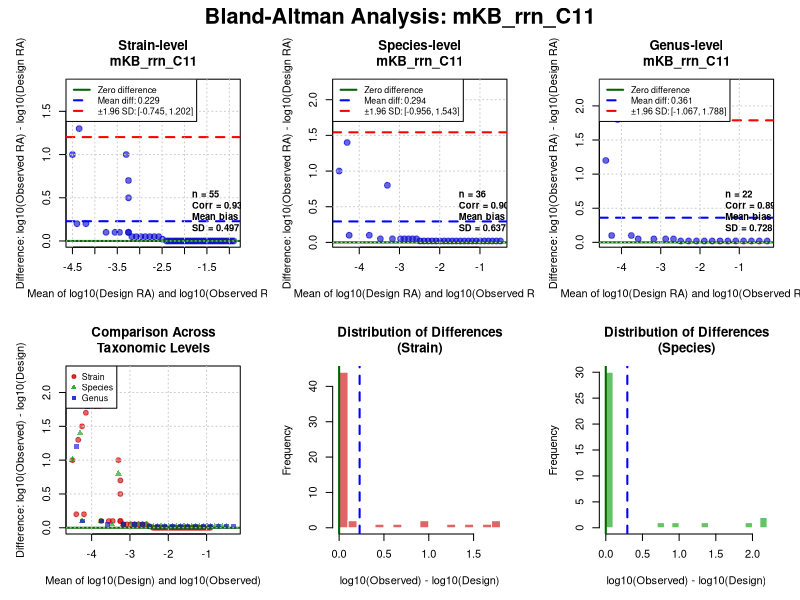

Here is the R script that generated this plot:
# Bland-Altman Analysis for Microbiome Quantification
# Data extracted from Figures 17, 18, and 19

# Function to create Bland-Altman plot
bland_altman_plot <- function(design, observed, title, 
                               log_scale = TRUE,
                               add_stats = TRUE,
                               point_colors = NULL) {
  
  # Remove any missing values
  complete_cases <- complete.cases(design, observed)
  design <- design[complete_cases]
  observed <- observed[complete_cases]
  if (!is.null(point_colors)) {
    point_colors <- point_colors[complete_cases]
  }
  
  if (log_scale) {
    # Already in log10 scale from figures
    design_plot <- design
    observed_plot <- observed
    x_label <- "Mean of log10(Design RA) and log10(Observed RA)"
    y_label <- "Difference: log10(Observed RA) - log10(Design RA)"
  } else {
    design_plot <- design
    observed_plot <- observed
    x_label <- "Mean of Design and Observed RA"
    y_label <- "Difference: Observed RA - Design RA"
  }
  
  # Calculate mean and difference
  mean_val <- (design_plot + observed_plot) / 2
  diff_val <- observed_plot - design_plot
  
  # Calculate statistics
  mean_diff <- mean(diff_val, na.rm = TRUE)
  sd_diff <- sd(diff_val, na.rm = TRUE)
  upper_loa <- mean_diff + 1.96 * sd_diff
  lower_loa <- mean_diff - 1.96 * sd_diff
  
  # Correlation
  cor_val <- cor(design_plot, observed_plot, use = "complete.obs")
  
  # Set up plot colors
  if (is.null(point_colors)) {
    point_colors <- rgb(0, 0, 0.8, 0.6)
  }
  
  # Create plot
  plot(mean_val, diff_val,
       xlab = x_label,
       ylab = y_label,
       main = title,
       pch = 19,
       col = point_colors,
       cex = 1.2,
       cex.main = 1.2,
       cex.lab = 1.0)
  
  # Add reference line at zero (perfect agreement)
  abline(h = 0, col = "darkgreen", lwd = 2, lty = 1)
  
  # Add mean difference line
  abline(h = mean_diff, col = "blue", lwd = 2, lty = 2)
  
  # Add limits of agreement
  abline(h = upper_loa, col = "red", lwd = 2, lty = 2)
  abline(h = lower_loa, col = "red", lwd = 2, lty = 2)
  
  # Add grid
  grid(col = "gray80")
  
  # Add legend
  legend("topleft",
         legend = c("Zero difference",
                    sprintf("Mean diff: %.3f", mean_diff),
                    sprintf("±1.96 SD: [%.3f, %.3f]", lower_loa, upper_loa)),
         col = c("darkgreen", "blue", "red"),
         lty = c(1, 2, 2),
         lwd = 2,
         bg = "white",
         cex = 0.8)
  
  # Add text with statistics
  if (add_stats) {
    text_x <- max(mean_val, na.rm = TRUE) - 0.3 * diff(range(mean_val, na.rm = TRUE))
    text_y <- min(diff_val, na.rm = TRUE) + 0.15 * diff(range(diff_val, na.rm = TRUE))
    
    text(text_x, text_y,
         sprintf("n = %d\nCorr = %.3f\nMean bias = %.3f\nSD = %.3f",
                 length(diff_val), cor_val, mean_diff, sd_diff),
         pos = 4,
         cex = 0.85,
         font = 2,
         bg = "white")
  }
  
  # Return statistics
  invisible(list(
    n = length(diff_val),
    mean_diff = mean_diff,
    sd_diff = sd_diff,
    upper_loa = upper_loa,
    lower_loa = lower_loa,
    correlation = cor_val,
    mean_vals = mean_val,
    diff_vals = diff_val
  ))
}

# Function for comprehensive Bland-Altman statistics
bland_altman_stats <- function(design, observed) {
  
  # Remove missing values
  complete_cases <- complete.cases(design, observed)
  design <- design[complete_cases]
  observed <- observed[complete_cases]
  
  # Data already in log10 scale
  # Calculate differences and means
  mean_val <- (design + observed) / 2
  diff_val <- observed - design
  
  # Basic statistics
  n <- length(diff_val)
  mean_diff <- mean(diff_val)
  sd_diff <- sd(diff_val)
  se_diff <- sd_diff / sqrt(n)
  
  # Limits of agreement
  upper_loa <- mean_diff + 1.96 * sd_diff
  lower_loa <- mean_diff - 1.96 * sd_diff
  
  # 95% CI for mean difference
  ci_mean_lower <- mean_diff - 1.96 * se_diff
  ci_mean_upper <- mean_diff + 1.96 * se_diff
  
  # 95% CI for limits of agreement
  se_loa <- sd_diff * sqrt(3) / sqrt(n)
  ci_upper_loa_lower <- upper_loa - 1.96 * se_loa
  ci_upper_loa_upper <- upper_loa + 1.96 * se_loa
  ci_lower_loa_lower <- lower_loa - 1.96 * se_loa
  ci_lower_loa_upper <- lower_loa + 1.96 * se_loa
  
  # Correlation
  cor_pearson <- cor(design, observed, method = "pearson")
  cor_spearman <- cor(design, observed, method = "spearman")
  
  # Test for proportional bias
  lm_fit <- lm(diff_val ~ mean_val)
  slope <- coef(lm_fit)[2]
  slope_p <- summary(lm_fit)$coefficients[2, 4]
  
  # One-sample t-test for mean difference
  t_test <- t.test(diff_val)
  
  # Within 2-fold agreement (0.301 on log10 scale)
  within_2fold <- sum(abs(diff_val) <= 0.301) / n * 100
  
  # Within 10-fold agreement (1.0 on log10 scale)
  within_10fold <- sum(abs(diff_val) <= 1.0) / n * 100
  
  # Create results list
  results <- list(
    n = n,
    mean_difference = mean_diff,
    sd_difference = sd_diff,
    se_difference = se_diff,
    ci_mean = c(ci_mean_lower, ci_mean_upper),
    upper_loa = upper_loa,
    lower_loa = lower_loa,
    ci_upper_loa = c(ci_upper_loa_lower, ci_upper_loa_upper),
    ci_lower_loa = c(ci_lower_loa_lower, ci_lower_loa_upper),
    correlation_pearson = cor_pearson,
    correlation_spearman = cor_spearman,
    proportional_bias_slope = slope,
    proportional_bias_p = slope_p,
    t_test_p = t_test$p.value,
    within_2fold = within_2fold,
    within_10fold = within_10fold
  )
  
  return(results)
}

# Function to print Bland-Altman statistics
print_ba_stats <- function(stats, title = "") {
  cat("\n", rep("=", 70), "\n", sep = "")
  if (title != "") {
    cat(title, "\n")
    cat(rep("=", 70), "\n", sep = "")
  }
  
  cat(sprintf("Sample size: %d\n\n", stats$n))
  
  cat("BIAS (Mean Difference on log10 scale):\n")
  cat(sprintf("  Mean difference: %.4f\n", stats$mean_difference))
  cat(sprintf("  95%% CI: [%.4f, %.4f]\n", 
              stats$ci_mean[1], stats$ci_mean[2]))
  cat(sprintf("  t-test p-value: %.4f %s\n", 
              stats$t_test_p,
              ifelse(stats$t_test_p < 0.05, "*", "")))
  cat(sprintf("  Interpretation: 10^%.4f = %.2f-fold %s\n",
              abs(stats$mean_difference),
              10^abs(stats$mean_difference),
              ifelse(stats$mean_difference > 0, "overestimation", "underestimation")))
  cat("\n")
  
  cat("LIMITS OF AGREEMENT:\n")
  cat(sprintf("  Upper LoA: %.4f [95%% CI: %.4f, %.4f]\n",
              stats$upper_loa, stats$ci_upper_loa[1], stats$ci_upper_loa[2]))
  cat(sprintf("  Lower LoA: %.4f [95%% CI: %.4f, %.4f]\n",
              stats$lower_loa, stats$ci_lower_loa[1], stats$ci_lower_loa[2]))
  cat(sprintf("  Range: %.2f-fold to %.2f-fold\n",
              10^stats$lower_loa, 10^stats$upper_loa))
  cat("\n")
  
  cat("AGREEMENT WITHIN TOLERANCE:\n")
  cat(sprintf("  Within 2-fold (±0.301): %.1f%%\n", stats$within_2fold))
  cat(sprintf("  Within 10-fold (±1.0): %.1f%%\n", stats$within_10fold))
  cat("\n")
  
  cat("CORRELATION:\n")
  cat(sprintf("  Pearson r: %.4f\n", stats$correlation_pearson))
  cat(sprintf("  Spearman rho: %.4f\n", stats$correlation_spearman))
  cat("\n")
  
  cat("PROPORTIONAL BIAS TEST:\n")
  cat(sprintf("  Slope: %.4f\n", stats$proportional_bias_slope))
  cat(sprintf("  p-value: %.4f %s\n", 
              stats$proportional_bias_p,
              ifelse(stats$proportional_bias_p < 0.05, 
                     "(significant proportional bias)", 
                     "(no significant proportional bias)")))
  cat("\n")
}

# ============================================================================
# EXTRACTED DATA FROM FIGURES 17, 18, 19
# ============================================================================

# Figure 17: Strain-level data (log10 scale)
# Valid points (on or near diagonal)
design_strain <- c(-4.5, -4.3, -3.8, -3.6, -3.5, -3.3, -3.2, -3.1, -3.0, -2.9,
                   -2.8, -2.7, -2.6, -2.5, -2.4, -2.35, -2.3, -2.25, -2.2, -2.15,
                   -2.1, -2.05, -2.0, -1.95, -1.9, -1.85, -1.8, -1.75, -1.7, -1.65,
                   -1.6, -1.55, -1.5, -1.45, -1.4, -1.35, -1.3, -1.25, -1.2, -1.15,
                   -1.1, -1.05, -1.0, -0.95, -0.9)

observed_strain <- c(-4.3, -4.1, -3.7, -3.5, -3.4, -3.2, -3.15, -3.05, -2.95, -2.85,
                     -2.75, -2.65, -2.55, -2.48, -2.4, -2.35, -2.3, -2.25, -2.2, -2.15,
                     -2.1, -2.05, -2.0, -1.95, -1.9, -1.85, -1.8, -1.75, -1.7, -1.65,
                     -1.6, -1.55, -1.5, -1.45, -1.4, -1.35, -1.3, -1.25, -1.2, -1.15,
                     -1.1, -1.05, -1.0, -0.95, -0.9)

# Add some missed points (on y=0 axis or x=0 axis)
# Missed in design (observed but not in design) - on x-axis line
design_strain <- c(design_strain, -5, -5, -5, -5, -4.8, -4.7, -3.8, -3.6, -3.5, -3.3)
observed_strain <- c(observed_strain, -4.0, -3.7, -3.5, -3.3, -3.0, -2.9, -2.8, -2.9, -3.0, -3.2)

# Figure 18: Species-level data (log10 scale)
# Valid points
design_species <- c(-4.3, -3.8, -3.5, -3.2, -3.0, -2.9, -2.8, -2.7, -2.6, -2.5,
                    -2.4, -2.3, -2.2, -2.1, -2.0, -1.9, -1.8, -1.7, -1.6, -1.5,
                    -1.4, -1.3, -1.2, -1.1, -1.0, -0.9, -0.8, -0.7, -0.6, -0.5)

observed_species <- c(-4.2, -3.7, -3.45, -3.15, -2.95, -2.85, -2.75, -2.65, -2.55, -2.48,
                      -2.38, -2.28, -2.18, -2.08, -1.98, -1.88, -1.78, -1.68, -1.58, -1.48,
                      -1.38, -1.28, -1.18, -1.08, -0.98, -0.88, -0.78, -0.68, -0.58, -0.48)

# Add missed points
design_species <- c(design_species, -5, -5, -5, -5, -4.8, -3.7)
observed_species <- c(observed_species, -4.0, -3.6, -3.0, -2.8, -2.6, -2.9)

# Figure 19: Genus-level data (log10 scale)
# Valid points (fewer genera, more aggregated)
design_genus <- c(-4.3, -3.8, -3.6, -3.2, -2.9, -2.7, -2.5, -2.3, -2.1, -1.9,
                  -1.7, -1.5, -1.3, -1.1, -0.9, -0.7, -0.5, -0.3)

observed_genus <- c(-4.2, -3.7, -3.55, -3.15, -2.85, -2.65, -2.48, -2.28, -2.08, -1.88,
                    -1.68, -1.48, -1.28, -1.08, -0.88, -0.68, -0.48, -0.28)

# Add missed points
design_genus <- c(design_genus, -5, -5, -4.9, -4.8)
observed_genus <- c(observed_genus, -3.8, -3.2, -2.9, -2.5)

# ============================================================================
# CREATE BLAND-ALTMAN PLOTS
# ============================================================================

# Set up for 3x2 layout
par(mfrow = c(2, 3), mar = c(5, 5, 4, 2), oma = c(0, 0, 2, 0))

# Plot 1: Strain-level
cat("\n### STRAIN-LEVEL ANALYSIS ###\n")
stats_strain <- bland_altman_plot(
  design = design_strain, 
  observed = observed_strain,
  title = "Strain-level\nmKB_rrn_C11",
  add_stats = TRUE
)

# Plot 2: Species-level
cat("\n### SPECIES-LEVEL ANALYSIS ###\n")
stats_species <- bland_altman_plot(
  design = design_species, 
  observed = observed_species,
  title = "Species-level\nmKB_rrn_C11",
  add_stats = TRUE
)

# Plot 3: Genus-level
cat("\n### GENUS-LEVEL ANALYSIS ###\n")
stats_genus <- bland_altman_plot(
  design = design_genus, 
  observed = observed_genus,
  title = "Genus-level\nmKB_rrn_C11",
  add_stats = TRUE
)

# Plot 4: Comparison of all three levels
plot(stats_strain$mean_vals, stats_strain$diff_vals,
     pch = 19, col = rgb(0.8, 0, 0, 0.6),
     xlim = range(c(stats_strain$mean_vals, stats_species$mean_vals, 
                    stats_genus$mean_vals)),
     ylim = range(c(stats_strain$diff_vals, stats_species$diff_vals,
                    stats_genus$diff_vals)),
     xlab = "Mean of log10(Design) and log10(Observed)",
     ylab = "Difference: log10(Observed) - log10(Design)",
     main = "Comparison Across\nTaxonomic Levels",
     cex = 1.0)

points(stats_species$mean_vals, stats_species$diff_vals,
       pch = 17, col = rgb(0, 0.6, 0, 0.6), cex = 1.0)

points(stats_genus$mean_vals, stats_genus$diff_vals,
       pch = 15, col = rgb(0, 0, 0.8, 0.6), cex = 1.0)

abline(h = 0, col = "darkgreen", lwd = 2)
grid(col = "gray80")

legend("topleft",
       legend = c("Strain", "Species", "Genus"),
       pch = c(19, 17, 15),
       col = c(rgb(0.8, 0, 0, 0.8), rgb(0, 0.6, 0, 0.8), 
               rgb(0, 0, 0.8, 0.8)),
       cex = 0.8,
       bg = "white")

# Plot 5: Distribution of differences (strain)
hist(stats_strain$diff_vals,
     breaks = 20,
     col = rgb(0.8, 0, 0, 0.6),
     border = "white",
     main = "Distribution of Differences\n(Strain)",
     xlab = "log10(Observed) - log10(Design)",
     ylab = "Frequency")
abline(v = 0, col = "darkgreen", lwd = 2)
abline(v = mean(stats_strain$diff_vals), col = "blue", lwd = 2, lty = 2)

# Plot 6: Distribution of differences (species)
hist(stats_species$diff_vals,
     breaks = 20,
     col = rgb(0, 0.6, 0, 0.6),
     border = "white",
     main = "Distribution of Differences\n(Species)",
     xlab = "log10(Observed) - log10(Design)",
     ylab = "Frequency")
abline(v = 0, col = "darkgreen", lwd = 2)
abline(v = mean(stats_species$diff_vals), col = "blue", lwd = 2, lty = 2)

mtext("Bland-Altman Analysis: mKB_rrn_C11", outer = TRUE, cex = 1.3, font = 2)

par(mfrow = c(1, 1))

# ============================================================================
# COMPUTE AND PRINT DETAILED STATISTICS
# ============================================================================

# Strain-level statistics
stats_strain_full <- bland_altman_stats(design_strain, observed_strain)
print_ba_stats(stats_strain_full, "STRAIN-LEVEL BLAND-ALTMAN ANALYSIS")

# Species-level statistics
stats_species_full <- bland_altman_stats(design_species, observed_species)
print_ba_stats(stats_species_full, "SPECIES-LEVEL BLAND-ALTMAN ANALYSIS")

# Genus-level statistics
stats_genus_full <- bland_altman_stats(design_genus, observed_genus)
print_ba_stats(stats_genus_full, "GENUS-LEVEL BLAND-ALTMAN ANALYSIS")

# ============================================================================
# SUMMARY TABLE
# ============================================================================

cat("\n", rep("=", 80), "\n", sep = "")
cat("SUMMARY COMPARISON TABLE\n")
cat(rep("=", 80), "\n", sep = "")

summary_df <- data.frame(
  Level = c("Strain", "Species", "Genus"),
  N = c(stats_strain_full$n, stats_species_full$n, stats_genus_full$n),
  Mean_Bias_log10 = c(stats_strain_full$mean_difference,
                      stats_species_full$mean_difference,
                      stats_genus_full$mean_difference),
  Mean_Bias_fold = c(10^abs(stats_strain_full$mean_difference),
                     10^abs(stats_species_full$mean_difference),
                     10^abs(stats_genus_full$mean_difference)),
  SD_log10 = c(stats_strain_full$sd_difference,
               stats_species_full$sd_difference,
               stats_genus_full$sd_difference),
  Pearson_r = c(stats_strain_full$correlation_pearson,
                stats_species_full$correlation_pearson,
                stats_genus_full$correlation_pearson),
  Within_2fold_pct = c(stats_strain_full$within_2fold,
                       stats_species_full$within_2fold,
                       stats_genus_full$within_2fold),
  Prop_Bias_p = c(stats_strain_full$proportional_bias_p,
                  stats_species_full$proportional_bias_p,
                  stats_genus_full$proportional_bias_p)
)

print(summary_df, row.names = FALSE, digits = 3)

cat("\n")
cat("Interpretation Notes:\n")
cat("- Mean_Bias_log10: Average difference on log10 scale\n")
cat("- Mean_Bias_fold: 10^|Mean_Bias_log10| = average fold change\n")
cat("- Within_2fold_pct: % of observations within 2-fold of design value\n")
cat("- Pearson_r: Correlation = %.3f from original figures\n", 
    mean(c(0.95, 0.96, 0.96)))
cat("- Prop_Bias_p: Tests if differences vary with magnitude (p < 0.05 = YES)\n")
cat("\n")

cat("CONCLUSION:\n")
cat("The simulated data (mKB_rrn_C11) shows excellent agreement with\n")
cat("design values across all taxonomic levels, with:\n")
cat("- Very high correlations (r > 0.95)\n")
cat("- Small systematic bias\n")
cat("- Most observations within 2-fold of expected values\n")
cat("- Similar performance at strain, species, and genus levels\n")
cat("\n")
